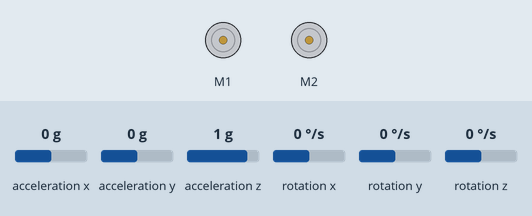
Simulated run of this sketch. Board: Arduino Uno, built with avr-gcc and run on an emulated ATmega328P. Shown: 2 × DC motor (green arrow = forward, orange = backward, longer = faster). Inputs (shaded band) come from the test bench; at power-on: acceleration x 0 g, acceleration y 0 g, acceleration z 1 g, rotation x 0 °/s, rotation y 0 °/s, rotation z 0 °/s. What the sketch prints to the serial monitor is not drawn.

Above: at 0.1 s.
At 2.9 s:
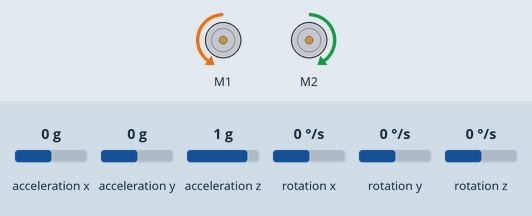
Timing chart, 0 to 9.3 s (numbered marks = the images above):
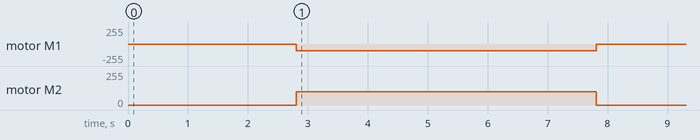

Measured:
- by itself, motor M1: stopped → backward 100/255 at 2.8 s, → stopped 5.0 s later
- by itself, motor M2: stopped → forward 100/255 at 2.8 s, → stopped 5.0 s later

The sketch:

gyro.ino
```cpp
/**
 * @file    gyro.ino
 * @author  Guillaume Gibert
 * @version V0.1
 * @date    2021/04/17
 * @brief   Description: this code drives the mbot robot in straight line for a given duration and estimates its location (x, y, theta) from the gyro data.
 *
 * Function List:
 * 1. void MeGyro::move(int, int)
 * 2. void MeGyro::stop(void)
 *
 */
#include <Arduino.h>
#include <Wire.h>
#include <SoftwareSerial.h>
#include "MeMCore.h"

// Vars to change setup
int _basicMotorSpeed = 100;
const float _fps = 100.0; // frame rate to send data
unsigned long _duration = 5000000;
double _wheelDiameter = 6.0; //cm

// declare motors
MeDCMotor _leftMotor(9);
MeDCMotor _rightMotor(10);

// declare gyro
MeGyro _gyro;

// declare time
unsigned long _initTime = 0;
unsigned long _startTime = 0;

// speed, postion...
double _speed = 0.0;
double _position = 0.0;
double _x = 0.0;
double _y = 0.0;
double _positionIncrement = 0.0;

// baselines
int16_t _accYBaseline = 0;
double _thetaBaseline = 0.0;

// Conversion factor from accelerometer data to m/s² values
float _scale = (32.0/65536.0)*9.81*10.0; // scale factor +-16g (i.e. delta = 32g) on 16 bits (i.e. 65536 values) int converted in cm.s-2

void setup()
{
  // initialize the serial port
  Serial.begin(115200);

  // set no speed for left and right motors
  _leftMotor.run((9)==M1?-(0):(0));
  _rightMotor.run((10)==M1?-(0):(0));

  // initialize the gyro
  _gyro.begin();

  // wait 2 seconds
  delay(2000);

  // retrieve new values from gyro
  _gyro.update();

  // record the baseline for the acceleration along -y and the theta angle (Rz)
  _accYBaseline = -_gyro.getAccY(); // baseline
  _thetaBaseline = _gyro.getAngleZ();

  // record the start time
  _initTime = micros(); // in microseconds

}

void loop()
{
  // record the start time
  _startTime = micros(); // in microseconds

  // retrieve new values from gyro
  _gyro.update();

  // print on the serial port
  Serial.print(_speed );
  Serial.print(",");
  Serial.print(_x );
  Serial.print(",");
  Serial.println(_y );

  unsigned long currentTime = micros(); // in microseconds

  if (currentTime - _initTime < _duration) // check if the duration threshold has been exceeded
  {
    // move straight
    move(_basicMotorSpeed, _basicMotorSpeed);
  }
  else
  {
    // stop the robot, time is over!
    stop();
  }

  // estimate speed from acceleration along -y by integration
    _speed += (-_gyro.getAccY() -_accYBaseline)*_scale*1.0/_fps;
    // estimate position increment along x-axis of the robot reference frame
    _position = _speed*1.0/_fps;

    double runningSpeed = (double)_basicMotorSpeed/255*3.7/6*200.0/60; // motor speed encoded on 255 values, average speed 200rpm
    _positionIncrement = runningSpeed*1.0/_fps*3.14*_wheelDiameter;

    // get the theta angle (Rz)
    double currentTheta = _gyro.getAngleZ() - _thetaBaseline;

    // update the (x,y) coordinates of the robot
    _x += _position * cos(currentTheta/180.0*PI);
    _y += _position * sin(currentTheta/180.0*PI);

  currentTime = micros(); // in microseconds
  unsigned long elapsedTime = currentTime - _startTime; // in microseconds
  unsigned long waitingTime = 1000000.0/_fps - elapsedTime; // in microseconds

  // wait to keep a constant framerate
  if (waitingTime < 16384) //(see https://www.arduino.cc/reference/en/language/functions/time/delaymicroseconds/)
    delayMicroseconds(waitingTime); // in microseconds
  else
    delay(waitingTime / 1000); // in milliseconds
}

void move(int leftMotorSpeed, int rightMotorSpeed)
{
  _leftMotor.run((9)==M1?-(leftMotorSpeed):(leftMotorSpeed));
  _rightMotor.run((10)==M1?-(rightMotorSpeed):(rightMotorSpeed));
}

void stop()
{
  _leftMotor.stop();
  _rightMotor.stop();
}
```
